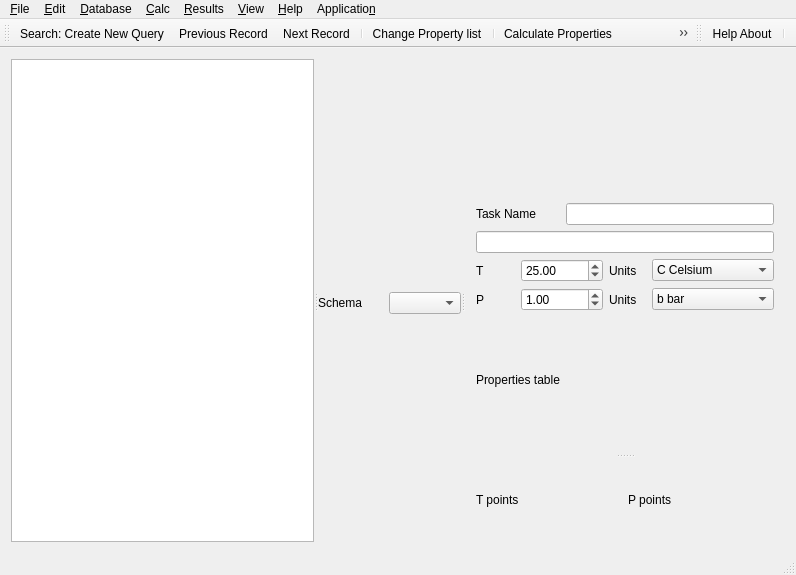
<?xml version="1.0" encoding="UTF-8"?>
<ui version="4.0">
 <class>TCorrPTWidget</class>
 <widget class="QMainWindow" name="TCorrPTWidget">
  <property name="geometry">
   <rect>
    <x>0</x>
    <y>0</y>
    <width>796</width>
    <height>575</height>
   </rect>
  </property>
  <property name="windowTitle">
   <string>TMainWindow</string>
  </property>
  <widget class="QWidget" name="centralWidget">
   <layout class="QHBoxLayout" name="horizontalLayout">
    <item>
     <widget class="QSplitter" name="mainSplitter">
      <property name="orientation">
       <enum>Qt::Horizontal</enum>
      </property>
      <property name="opaqueResize">
       <bool>true</bool>
      </property>
      <widget class="QWidget" name="keyWidget" native="true">
       <layout class="QVBoxLayout" name="verticalLayout_4">
        <property name="spacing">
         <number>0</number>
        </property>
        <property name="leftMargin">
         <number>0</number>
        </property>
        <property name="topMargin">
         <number>0</number>
        </property>
        <property name="rightMargin">
         <number>0</number>
        </property>
        <property name="bottomMargin">
         <number>0</number>
        </property>
        <item>
         <widget class="QSplitter" name="keySplitter">
          <property name="orientation">
           <enum>Qt::Vertical</enum>
          </property>
          <widget class="QTextEdit" name="edgeQuery"/>
         </widget>
        </item>
       </layout>
      </widget>
      <widget class="QWidget" name="bsonWidget" native="true">
       <layout class="QGridLayout" name="gridLayout">
        <property name="leftMargin">
         <number>0</number>
        </property>
        <property name="topMargin">
         <number>5</number>
        </property>
        <property name="rightMargin">
         <number>0</number>
        </property>
        <property name="bottomMargin">
         <number>0</number>
        </property>
        <property name="spacing">
         <number>5</number>
        </property>
        <item row="0" column="1">
         <widget class="QComboBox" name="typeBox"/>
        </item>
        <item row="0" column="0">
         <widget class="QLabel" name="label">
          <property name="text">
           <string>Schema</string>
          </property>
         </widget>
        </item>
       </layout>
      </widget>
      <widget class="QWidget" name="listsWidget" native="true">
       <layout class="QVBoxLayout" name="verticalLayout_3">
        <property name="spacing">
         <number>0</number>
        </property>
        <property name="leftMargin">
         <number>0</number>
        </property>
        <property name="topMargin">
         <number>0</number>
        </property>
        <property name="rightMargin">
         <number>0</number>
        </property>
        <property name="bottomMargin">
         <number>0</number>
        </property>
        <item>
         <widget class="QSplitter" name="lstSplitter">
          <property name="orientation">
           <enum>Qt::Vertical</enum>
          </property>
          <widget class="QWidget" name="inWidget" native="true">
           <layout class="QGridLayout" name="gridLayout_2">
            <item row="1" column="0" colspan="2">
             <widget class="QLabel" name="label_8">
              <property name="text">
               <string>Task Name</string>
              </property>
             </widget>
            </item>
            <item row="1" column="2" colspan="5">
             <widget class="QLineEdit" name="pName"/>
            </item>
            <item row="4" column="1" colspan="2">
             <widget class="QDoubleSpinBox" name="pPVal">
              <property name="maximum">
               <double>1000.000000000000000</double>
              </property>
              <property name="value">
               <double>1.000000000000000</double>
              </property>
             </widget>
            </item>
            <item row="3" column="0">
             <widget class="QLabel" name="label_3">
              <property name="text">
               <string>T</string>
              </property>
             </widget>
            </item>
            <item row="4" column="0">
             <widget class="QLabel" name="label_7">
              <property name="text">
               <string>P</string>
              </property>
             </widget>
            </item>
            <item row="2" column="0" colspan="7">
             <widget class="QLineEdit" name="pComment"/>
            </item>
            <item row="5" column="0" colspan="2">
             <widget class="QLabel" name="label_9">
              <property name="text">
               <string>Properties table</string>
              </property>
             </widget>
            </item>
            <item row="3" column="3">
             <widget class="QLabel" name="label_5">
              <property name="text">
               <string>Units</string>
              </property>
             </widget>
            </item>
            <item row="3" column="1" colspan="2">
             <widget class="QDoubleSpinBox" name="pTVal">
              <property name="minimum">
               <double>-500.000000000000000</double>
              </property>
              <property name="maximum">
               <double>500.000000000000000</double>
              </property>
              <property name="value">
               <double>25.000000000000000</double>
              </property>
             </widget>
            </item>
            <item row="0" column="0">
             <widget class="QLabel" name="label_2">
              <property name="text">
               <string/>
              </property>
             </widget>
            </item>
            <item row="4" column="3">
             <widget class="QLabel" name="label_6">
              <property name="text">
               <string>Units</string>
              </property>
             </widget>
            </item>
            <item row="3" column="4" colspan="3">
             <widget class="QComboBox" name="pTunit">
              <item>
               <property name="text">
                <string>C Celsium</string>
               </property>
              </item>
              <item>
               <property name="text">
                <string>K Kelvin</string>
               </property>
              </item>
             </widget>
            </item>
            <item row="4" column="4" colspan="3">
             <widget class="QComboBox" name="pPunit">
              <item>
               <property name="text">
                <string>b bar</string>
               </property>
              </item>
              <item>
               <property name="text">
                <string>B kbar</string>
               </property>
              </item>
              <item>
               <property name="text">
                <string>p Pa</string>
               </property>
              </item>
              <item>
               <property name="text">
                <string>P MPa</string>
               </property>
              </item>
              <item>
               <property name="text">
                <string>A atm</string>
               </property>
              </item>
             </widget>
            </item>
           </layout>
          </widget>
          <widget class="QWidget" name="outWidget" native="true">
           <layout class="QGridLayout" name="gridLayout_3">
            <item row="0" column="0">
             <widget class="QLabel" name="label_4">
              <property name="text">
               <string>T points</string>
              </property>
             </widget>
            </item>
            <item row="0" column="1">
             <widget class="QLabel" name="label_11">
              <property name="text">
               <string>P points</string>
              </property>
             </widget>
            </item>
           </layout>
          </widget>
         </widget>
        </item>
       </layout>
      </widget>
     </widget>
    </item>
   </layout>
  </widget>
  <widget class="QMenuBar" name="menuBar">
   <property name="geometry">
    <rect>
     <x>0</x>
     <y>0</y>
     <width>796</width>
     <height>30</height>
    </rect>
   </property>
   <widget class="QMenu" name="menuDataBase">
    <property name="title">
     <string>&amp;Database</string>
    </property>
    <addaction name="actionSearch"/>
    <addaction name="actionSearch_Results"/>
    <addaction name="separator"/>
   </widget>
   <widget class="QMenu" name="menu_File">
    <property name="title">
     <string>&amp;File</string>
    </property>
    <addaction name="separator"/>
    <addaction name="actionImport_CfgFile"/>
    <addaction name="actionExport_CfgFile"/>
    <addaction name="separator"/>
    <addaction name="actionE_xit"/>
    <addaction name="separator"/>
   </widget>
   <widget class="QMenu" name="menuHelp">
    <property name="title">
     <string>&amp;Help</string>
    </property>
    <addaction name="actionContents"/>
    <addaction name="separator"/>
    <addaction name="actionVersion"/>
    <addaction name="actionAuthors"/>
    <addaction name="actionLicense"/>
    <addaction name="separator"/>
    <addaction name="action_Help_About"/>
   </widget>
   <widget class="QMenu" name="menu_Edit">
    <property name="title">
     <string>&amp;Edit</string>
    </property>
    <addaction name="actionChange_Property_list"/>
    <addaction name="separator"/>
    <addaction name="actionRealloc_T"/>
    <addaction name="actionReset_T"/>
    <addaction name="separator"/>
    <addaction name="actionRealloc_P"/>
    <addaction name="actionReset_P"/>
    <addaction name="separator"/>
    <addaction name="actionCopy_Field_Path"/>
    <addaction name="actionCopy_Field"/>
   </widget>
   <widget class="QMenu" name="menu_View">
    <property name="title">
     <string>&amp;View</string>
    </property>
    <addaction name="actionKeep_Data_Fields_Expanded"/>
    <addaction name="action_Show_comments"/>
    <addaction name="action_Display_enums"/>
    <addaction name="action_Edit_id"/>
    <addaction name="separator"/>
   </widget>
   <widget class="QMenu" name="menuApplication">
    <property name="title">
     <string>Applicatio&amp;n</string>
    </property>
    <addaction name="actionAction_1"/>
    <addaction name="separator"/>
    <addaction name="actionAction_2"/>
   </widget>
   <widget class="QMenu" name="menu_Calc">
    <property name="title">
     <string>&amp;Calc</string>
    </property>
    <addaction name="actionCalculate_Properties"/>
    <addaction name="actionCalculate_TP"/>
   </widget>
   <widget class="QMenu" name="menuResults">
    <property name="title">
     <string>&amp;Results</string>
    </property>
    <addaction name="actionShow_Results"/>
   </widget>
   <addaction name="menu_File"/>
   <addaction name="menu_Edit"/>
   <addaction name="menuDataBase"/>
   <addaction name="menu_Calc"/>
   <addaction name="menuResults"/>
   <addaction name="menu_View"/>
   <addaction name="menuHelp"/>
   <addaction name="menuApplication"/>
  </widget>
  <widget class="QStatusBar" name="statusBar"/>
  <widget class="QToolBar" name="mainToolBar">
   <property name="floatable">
    <bool>true</bool>
   </property>
   <attribute name="toolBarArea">
    <enum>TopToolBarArea</enum>
   </attribute>
   <attribute name="toolBarBreak">
    <bool>false</bool>
   </attribute>
   <addaction name="actionSearch"/>
   <addaction name="actionPrevious_Record"/>
   <addaction name="actionNext_Record"/>
   <addaction name="separator"/>
   <addaction name="actionChange_Property_list"/>
   <addaction name="separator"/>
   <addaction name="actionCalculate_Properties"/>
   <addaction name="actionCalculate_TP"/>
   <addaction name="actionShow_Results"/>
  </widget>
  <widget class="QToolBar" name="nameToolBar">
   <property name="windowTitle">
    <string>toolBar</string>
   </property>
   <attribute name="toolBarArea">
    <enum>TopToolBarArea</enum>
   </attribute>
   <attribute name="toolBarBreak">
    <bool>false</bool>
   </attribute>
   <addaction name="action_Help_About"/>
   <addaction name="separator"/>
  </widget>
  <action name="actionE_xit">
   <property name="text">
    <string>E&amp;xit</string>
   </property>
  </action>
  <action name="actionImport_CfgFile">
   <property name="text">
    <string>&amp;Read Config Data from  File...</string>
   </property>
  </action>
  <action name="actionExport_CfgFile">
   <property name="text">
    <string>&amp;Write Config Data to  File ...</string>
   </property>
  </action>
  <action name="action_Help_About">
   <property name="icon">
    <iconset resource="../tcorrpt.qrc">
     <normaloff>:/menu/Icons/QuestionMessageIcon24.png</normaloff>:/menu/Icons/QuestionMessageIcon24.png</iconset>
   </property>
   <property name="text">
    <string> Help &amp;About</string>
   </property>
   <property name="toolTip">
    <string>Show Help VIewer ...</string>
   </property>
  </action>
  <action name="actionAuthors">
   <property name="text">
    <string>Au&amp;thors ...</string>
   </property>
  </action>
  <action name="actionLicense">
   <property name="text">
    <string>&amp;License ...</string>
   </property>
  </action>
  <action name="actionContents">
   <property name="text">
    <string>Help &amp;Contents ...</string>
   </property>
  </action>
  <action name="action_Show_comments">
   <property name="checkable">
    <bool>true</bool>
   </property>
   <property name="text">
    <string>&amp;Display Comments to Data Fields</string>
   </property>
  </action>
  <action name="action_Display_enums">
   <property name="checkable">
    <bool>true</bool>
   </property>
   <property name="text">
    <string>&amp;Show Enum Names Instead of Values</string>
   </property>
  </action>
  <action name="actionSearch">
   <property name="icon">
    <iconset resource="../tcorrpt.qrc">
     <normaloff>:/menu/Icons/SelectDisplayRecordIcon24.png</normaloff>:/menu/Icons/SelectDisplayRecordIcon24.png</iconset>
   </property>
   <property name="text">
    <string>Search: Create New &amp;Query ...</string>
   </property>
  </action>
  <action name="actionSearch_Results">
   <property name="text">
    <string>E&amp;xplore Search Results Table ...</string>
   </property>
   <property name="shortcut">
    <string>F3</string>
   </property>
  </action>
  <action name="actionVersion">
   <property name="text">
    <string>&amp;Version ...</string>
   </property>
  </action>
  <action name="actionAction_1">
   <property name="text">
    <string>&amp;Action 1 ...</string>
   </property>
  </action>
  <action name="actionAction_2">
   <property name="text">
    <string>Action &amp;2 ...</string>
   </property>
  </action>
  <action name="action_Edit_id">
   <property name="checkable">
    <bool>true</bool>
   </property>
   <property name="text">
    <string>&amp;Edit _id of DB (Document) Records </string>
   </property>
  </action>
  <action name="actionKeep_Data_Fields_Expanded">
   <property name="checkable">
    <bool>true</bool>
   </property>
   <property name="text">
    <string>&amp;Keep Data Fields Expanded</string>
   </property>
  </action>
  <action name="actionNext_Record">
   <property name="icon">
    <iconset resource="../tcorrpt.qrc">
     <normaloff>:/menu/Icons/DisplayNextRecordIcon24.png</normaloff>:/menu/Icons/DisplayNextRecordIcon24.png</iconset>
   </property>
   <property name="text">
    <string>Next Record</string>
   </property>
   <property name="toolTip">
    <string>Next Record</string>
   </property>
  </action>
  <action name="actionPrevious_Record">
   <property name="icon">
    <iconset resource="../tcorrpt.qrc">
     <normaloff>:/menu/Icons/DisplayPrevRecordIcon24.png</normaloff>:/menu/Icons/DisplayPrevRecordIcon24.png</iconset>
   </property>
   <property name="text">
    <string>Previous Record</string>
   </property>
  </action>
  <action name="actionCopy_Field_Path">
   <property name="text">
    <string>Copy Field &amp;Path</string>
   </property>
  </action>
  <action name="actionCopy_Field">
   <property name="text">
    <string>Copy &amp;Field</string>
   </property>
  </action>
  <action name="actionCalculate_Properties">
   <property name="icon">
    <iconset resource="../tcorrpt.qrc">
     <normaloff>:/menu/Icons/DatabaseFunctionIcon24.png</normaloff>:/menu/Icons/DatabaseFunctionIcon24.png</iconset>
   </property>
   <property name="text">
    <string>Calculate &amp;Properties</string>
   </property>
  </action>
  <action name="actionCalculate_TP">
   <property name="icon">
    <iconset resource="../tcorrpt.qrc">
     <normaloff>:/menu/Icons/RTparmModuleIcon24.png</normaloff>:/menu/Icons/RTparmModuleIcon24.png</iconset>
   </property>
   <property name="text">
    <string>&amp;Calculate TP</string>
   </property>
  </action>
  <action name="actionShow_Results">
   <property name="icon">
    <iconset resource="../tcorrpt.qrc">
     <normaloff>:/menu/Icons/ShowGEMResultsIcon24.png</normaloff>:/menu/Icons/ShowGEMResultsIcon24.png</iconset>
   </property>
   <property name="text">
    <string>&amp;Show Results</string>
   </property>
  </action>
  <action name="actionChange_Property_list">
   <property name="icon">
    <iconset resource="../tcorrpt.qrc">
     <normaloff>:/menu/Icons/DocumentsPileIcon24.png</normaloff>:/menu/Icons/DocumentsPileIcon24.png</iconset>
   </property>
   <property name="text">
    <string>&amp;Change Property list</string>
   </property>
  </action>
  <action name="actionRealloc_T">
   <property name="text">
    <string>&amp;Realloc T</string>
   </property>
  </action>
  <action name="actionReset_T">
   <property name="text">
    <string>R&amp;eset T</string>
   </property>
  </action>
  <action name="actionRealloc_P">
   <property name="text">
    <string>Rea&amp;lloc P</string>
   </property>
  </action>
  <action name="actionReset_P">
   <property name="text">
    <string>Re&amp;set P</string>
   </property>
  </action>
 </widget>
 <layoutdefault spacing="6" margin="11"/>
 <resources>
  <include location="../tcorrpt.qrc"/>
 </resources>
 <connections/>
</ui>
